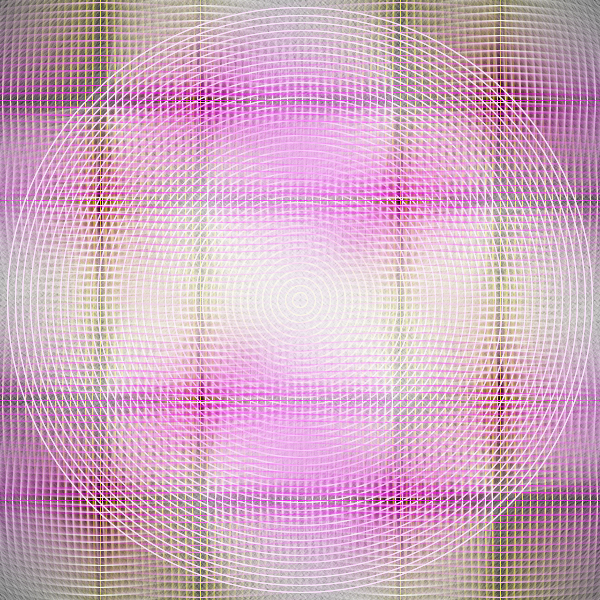
Frame 1 (no input)
Frame 60 (the mouse pressed at the canvas centre just before this capture): identical to frame 1, image omitted
Frame 120 (the mouse held since frame 60 and released just before this capture): identical to frame 1, image omitted

The Processing sketch that drew this single still picture (run headless with seeded random() and noise(); from frame 60 on, the mouse is pressed at the canvas centre):

// Processing sketch: processing_51504
// ── processing_51504.pde

//elizabeth Ibarra
//homework 3
//processing.org






int change = 10;


void setup(){
 size(600,600);
 background(0);
 smooth();
   stroke(-10);
  noCursor();
   for(int i = 0; i <width; i+=15){
    for(int j = 0 ; j < height ; j+=15){
   stroke(255,j,i,20);

   noFill();
   ellipse(300,300,i,i);
      ellipse(200,200,i,j);
         ellipse(100,100,i,j);
           ellipse(400,400,i,j);
         ellipse(500,500,i,j);
         ellipse(200,500,i,j);
         ellipse(100,400,i,j);
            ellipse(500,200,i,j);
         ellipse(400,100,i,j);
 
}
   }
}


void draw(){
 for (int i = 0 + 30; i < width; i += change){
    for (int j = 0 + 30; j < height; j += change){
      if (mouseX > i && mouseX < i + change && mouseY > j && mouseY
      < j + change){
        fill (mouseX+i,mouseY+j,20,20);
  
 
  
       noFill();
       stroke(255,255,i,20);
   ellipse(300,300,i,i);
      ellipse(200,200,i,j);
         ellipse(100,100,i,j);
           ellipse(400,400,i,j);
         ellipse(500,500,i,j);
         ellipse(200,500,i,j);
         ellipse(100,400,i,j);
            ellipse(500,200,i,j);
         ellipse(400,100,i,j);
     
      
      }
    }
  }
}
